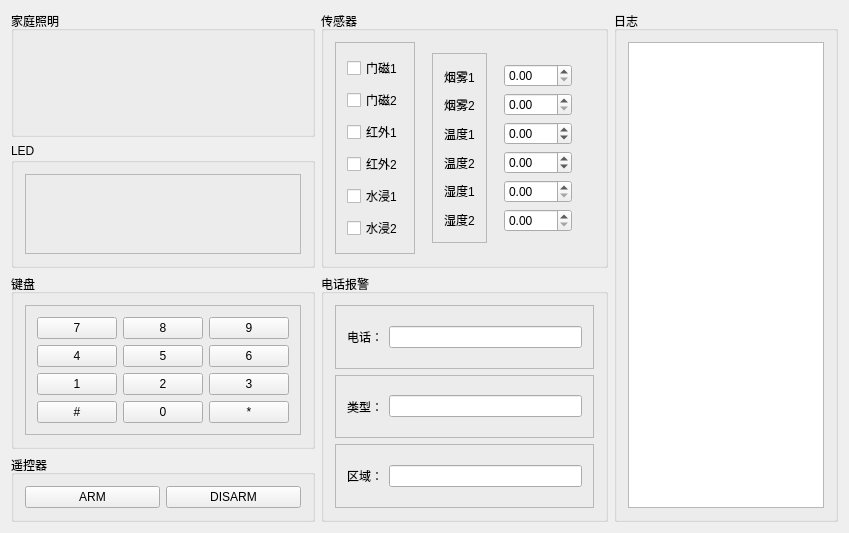
<?xml version="1.0" encoding="UTF-8"?>
<ui version="4.0">
 <class>Widget</class>
 <widget class="QWidget" name="Widget">
  <property name="geometry">
   <rect>
    <x>0</x>
    <y>0</y>
    <width>849</width>
    <height>488</height>
   </rect>
  </property>
  <property name="windowTitle">
   <string>Widget</string>
  </property>
  <layout class="QGridLayout" name="gridLayout_2">
   <item row="0" column="0">
    <widget class="QGroupBox" name="groupBox_5">
     <property name="title">
      <string>家庭照明</string>
     </property>
     <layout class="QHBoxLayout" name="horizontalLayout_6">
      <item>
       <widget class="QLabel" name="label_light">
        <property name="text">
         <string/>
        </property>
        <property name="pixmap">
         <pixmap resource="images.qrc">:/res/images/light_off.bmp</pixmap>
        </property>
        <property name="alignment">
         <set>Qt::AlignCenter</set>
        </property>
       </widget>
      </item>
     </layout>
    </widget>
   </item>
   <item row="0" column="1" rowspan="2">
    <widget class="QGroupBox" name="groupBox_3">
     <property name="title">
      <string>传感器</string>
     </property>
     <layout class="QHBoxLayout" name="horizontalLayout_8">
      <item>
       <widget class="QFrame" name="frame_6">
        <property name="frameShape">
         <enum>QFrame::StyledPanel</enum>
        </property>
        <property name="frameShadow">
         <enum>QFrame::Raised</enum>
        </property>
        <layout class="QVBoxLayout" name="verticalLayout_3">
         <item>
          <widget class="QCheckBox" name="checkBox_door_1">
           <property name="text">
            <string>门磁1</string>
           </property>
          </widget>
         </item>
         <item>
          <widget class="QCheckBox" name="checkBox_door_2">
           <property name="text">
            <string>门磁2</string>
           </property>
          </widget>
         </item>
         <item>
          <widget class="QCheckBox" name="checkBox_infrared_1">
           <property name="text">
            <string>红外1</string>
           </property>
          </widget>
         </item>
         <item>
          <widget class="QCheckBox" name="checkBox_infrared_2">
           <property name="text">
            <string>红外2</string>
           </property>
          </widget>
         </item>
         <item>
          <widget class="QCheckBox" name="checkBox_water_1">
           <property name="text">
            <string>水浸1</string>
           </property>
          </widget>
         </item>
         <item>
          <widget class="QCheckBox" name="checkBox_water_2">
           <property name="text">
            <string>水浸2</string>
           </property>
          </widget>
         </item>
        </layout>
       </widget>
      </item>
      <item>
       <widget class="QWidget" name="widget" native="true">
        <layout class="QHBoxLayout" name="horizontalLayout_7">
         <item>
          <widget class="QFrame" name="frame_7">
           <property name="frameShape">
            <enum>QFrame::StyledPanel</enum>
           </property>
           <property name="frameShadow">
            <enum>QFrame::Raised</enum>
           </property>
           <layout class="QVBoxLayout" name="verticalLayout_4">
            <item>
             <widget class="QLabel" name="label_4">
              <property name="text">
               <string>烟雾1</string>
              </property>
             </widget>
            </item>
            <item>
             <widget class="QLabel" name="label_5">
              <property name="text">
               <string>烟雾2</string>
              </property>
             </widget>
            </item>
            <item>
             <widget class="QLabel" name="label_8">
              <property name="text">
               <string>温度1</string>
              </property>
             </widget>
            </item>
            <item>
             <widget class="QLabel" name="label_9">
              <property name="text">
               <string>温度2</string>
              </property>
             </widget>
            </item>
            <item>
             <widget class="QLabel" name="label_10">
              <property name="text">
               <string>湿度1</string>
              </property>
             </widget>
            </item>
            <item>
             <widget class="QLabel" name="label_11">
              <property name="text">
               <string>湿度2</string>
              </property>
             </widget>
            </item>
           </layout>
          </widget>
         </item>
         <item>
          <widget class="QWidget" name="widget_2" native="true">
           <layout class="QVBoxLayout" name="verticalLayout_6">
            <item>
             <widget class="QDoubleSpinBox" name="doubleSpinBox_smoke_1"/>
            </item>
            <item>
             <widget class="QDoubleSpinBox" name="doubleSpinBox_smoke_2"/>
            </item>
            <item>
             <widget class="QDoubleSpinBox" name="doubleSpinBox_temperature_1">
              <property name="minimum">
               <double>-273.149999999999977</double>
              </property>
              <property name="maximum">
               <double>500.000000000000000</double>
              </property>
             </widget>
            </item>
            <item>
             <widget class="QDoubleSpinBox" name="doubleSpinBox_temperature_2">
              <property name="minimum">
               <double>-273.149999999999977</double>
              </property>
              <property name="maximum">
               <double>500.000000000000000</double>
              </property>
             </widget>
            </item>
            <item>
             <widget class="QDoubleSpinBox" name="doubleSpinBox_humidity_1"/>
            </item>
            <item>
             <widget class="QDoubleSpinBox" name="doubleSpinBox_humidity_2"/>
            </item>
           </layout>
          </widget>
         </item>
        </layout>
       </widget>
      </item>
     </layout>
    </widget>
   </item>
   <item row="0" column="2" rowspan="5" colspan="2">
    <widget class="QGroupBox" name="groupBox_7">
     <property name="title">
      <string>日志</string>
     </property>
     <layout class="QVBoxLayout" name="verticalLayout_5">
      <item>
       <widget class="QTextBrowser" name="textBrowser_log"/>
      </item>
     </layout>
    </widget>
   </item>
   <item row="1" column="0">
    <widget class="QGroupBox" name="groupBox_6">
     <property name="title">
      <string>LED</string>
     </property>
     <layout class="QHBoxLayout" name="horizontalLayout_16">
      <item>
       <widget class="QFrame" name="frame">
        <property name="frameShape">
         <enum>QFrame::StyledPanel</enum>
        </property>
        <property name="frameShadow">
         <enum>QFrame::Raised</enum>
        </property>
        <layout class="QHBoxLayout" name="horizontalLayout">
         <item>
          <widget class="QLabel" name="led_green">
           <property name="text">
            <string/>
           </property>
           <property name="pixmap">
            <pixmap resource="images.qrc">:/res/images/led_green_off.bmp</pixmap>
           </property>
           <property name="alignment">
            <set>Qt::AlignCenter</set>
           </property>
          </widget>
         </item>
         <item>
          <widget class="QLabel" name="led_red">
           <property name="text">
            <string/>
           </property>
           <property name="pixmap">
            <pixmap resource="images.qrc">:/res/images/led_red_off.bmp</pixmap>
           </property>
           <property name="alignment">
            <set>Qt::AlignCenter</set>
           </property>
          </widget>
         </item>
        </layout>
       </widget>
      </item>
     </layout>
    </widget>
   </item>
   <item row="2" column="0">
    <widget class="QGroupBox" name="groupBox">
     <property name="title">
      <string>键盘</string>
     </property>
     <layout class="QVBoxLayout" name="verticalLayout">
      <item>
       <widget class="QFrame" name="frame_2">
        <property name="frameShape">
         <enum>QFrame::StyledPanel</enum>
        </property>
        <property name="frameShadow">
         <enum>QFrame::Raised</enum>
        </property>
        <layout class="QGridLayout" name="gridLayout">
         <item row="0" column="0">
          <widget class="QPushButton" name="pushButton_7">
           <property name="text">
            <string>7</string>
           </property>
          </widget>
         </item>
         <item row="0" column="1">
          <widget class="QPushButton" name="pushButton_8">
           <property name="text">
            <string>8</string>
           </property>
          </widget>
         </item>
         <item row="0" column="2">
          <widget class="QPushButton" name="pushButton_9">
           <property name="text">
            <string>9</string>
           </property>
          </widget>
         </item>
         <item row="1" column="0">
          <widget class="QPushButton" name="pushButton_4">
           <property name="text">
            <string>4</string>
           </property>
          </widget>
         </item>
         <item row="1" column="1">
          <widget class="QPushButton" name="pushButton_5">
           <property name="text">
            <string>5</string>
           </property>
          </widget>
         </item>
         <item row="1" column="2">
          <widget class="QPushButton" name="pushButton_6">
           <property name="text">
            <string>6</string>
           </property>
          </widget>
         </item>
         <item row="2" column="0">
          <widget class="QPushButton" name="pushButton_1">
           <property name="text">
            <string>1</string>
           </property>
          </widget>
         </item>
         <item row="2" column="1">
          <widget class="QPushButton" name="pushButton_2">
           <property name="text">
            <string>2</string>
           </property>
          </widget>
         </item>
         <item row="2" column="2">
          <widget class="QPushButton" name="pushButton_3">
           <property name="text">
            <string>3</string>
           </property>
          </widget>
         </item>
         <item row="3" column="0">
          <widget class="QPushButton" name="pushButton_hash">
           <property name="text">
            <string>#</string>
           </property>
          </widget>
         </item>
         <item row="3" column="1">
          <widget class="QPushButton" name="pushButton_0">
           <property name="text">
            <string>0</string>
           </property>
          </widget>
         </item>
         <item row="3" column="2">
          <widget class="QPushButton" name="pushButton_star">
           <property name="text">
            <string>*</string>
           </property>
          </widget>
         </item>
        </layout>
       </widget>
      </item>
     </layout>
    </widget>
   </item>
   <item row="2" column="1" rowspan="3">
    <widget class="QGroupBox" name="groupBox_4">
     <property name="title">
      <string>电话报警</string>
     </property>
     <layout class="QVBoxLayout" name="verticalLayout_2">
      <item>
       <widget class="QFrame" name="frame_3">
        <property name="frameShape">
         <enum>QFrame::StyledPanel</enum>
        </property>
        <property name="frameShadow">
         <enum>QFrame::Raised</enum>
        </property>
        <layout class="QHBoxLayout" name="horizontalLayout_3">
         <item>
          <widget class="QLabel" name="label">
           <property name="text">
            <string>电话：</string>
           </property>
          </widget>
         </item>
         <item>
          <widget class="QLineEdit" name="lineEdit_phone_num">
           <property name="readOnly">
            <bool>true</bool>
           </property>
          </widget>
         </item>
        </layout>
       </widget>
      </item>
      <item>
       <widget class="QFrame" name="frame_4">
        <property name="frameShape">
         <enum>QFrame::StyledPanel</enum>
        </property>
        <property name="frameShadow">
         <enum>QFrame::Raised</enum>
        </property>
        <layout class="QHBoxLayout" name="horizontalLayout_4">
         <item>
          <widget class="QLabel" name="label_2">
           <property name="text">
            <string>类型：</string>
           </property>
          </widget>
         </item>
         <item>
          <widget class="QLineEdit" name="lineEdit_phone_type">
           <property name="readOnly">
            <bool>true</bool>
           </property>
          </widget>
         </item>
        </layout>
       </widget>
      </item>
      <item>
       <widget class="QFrame" name="frame_5">
        <property name="frameShape">
         <enum>QFrame::StyledPanel</enum>
        </property>
        <property name="frameShadow">
         <enum>QFrame::Raised</enum>
        </property>
        <layout class="QHBoxLayout" name="horizontalLayout_5">
         <item>
          <widget class="QLabel" name="label_3">
           <property name="text">
            <string>区域：</string>
           </property>
          </widget>
         </item>
         <item>
          <widget class="QLineEdit" name="lineEdit_phone_area">
           <property name="readOnly">
            <bool>true</bool>
           </property>
          </widget>
         </item>
        </layout>
       </widget>
      </item>
     </layout>
    </widget>
   </item>
   <item row="3" column="0" rowspan="2">
    <widget class="QGroupBox" name="groupBox_2">
     <property name="title">
      <string>遥控器</string>
     </property>
     <layout class="QHBoxLayout" name="horizontalLayout_2">
      <item>
       <widget class="QPushButton" name="pushButton_arm">
        <property name="text">
         <string>ARM</string>
        </property>
       </widget>
      </item>
      <item>
       <widget class="QPushButton" name="pushButton_disarm">
        <property name="text">
         <string>DISARM</string>
        </property>
       </widget>
      </item>
     </layout>
    </widget>
   </item>
   <item row="4" column="3">
    <widget class="QWidget" name="widget_6" native="true">
     <layout class="QHBoxLayout" name="horizontalLayout_14"/>
    </widget>
   </item>
  </layout>
 </widget>
 <layoutdefault spacing="6" margin="11"/>
 <resources>
  <include location="images.qrc"/>
 </resources>
 <connections/>
</ui>
